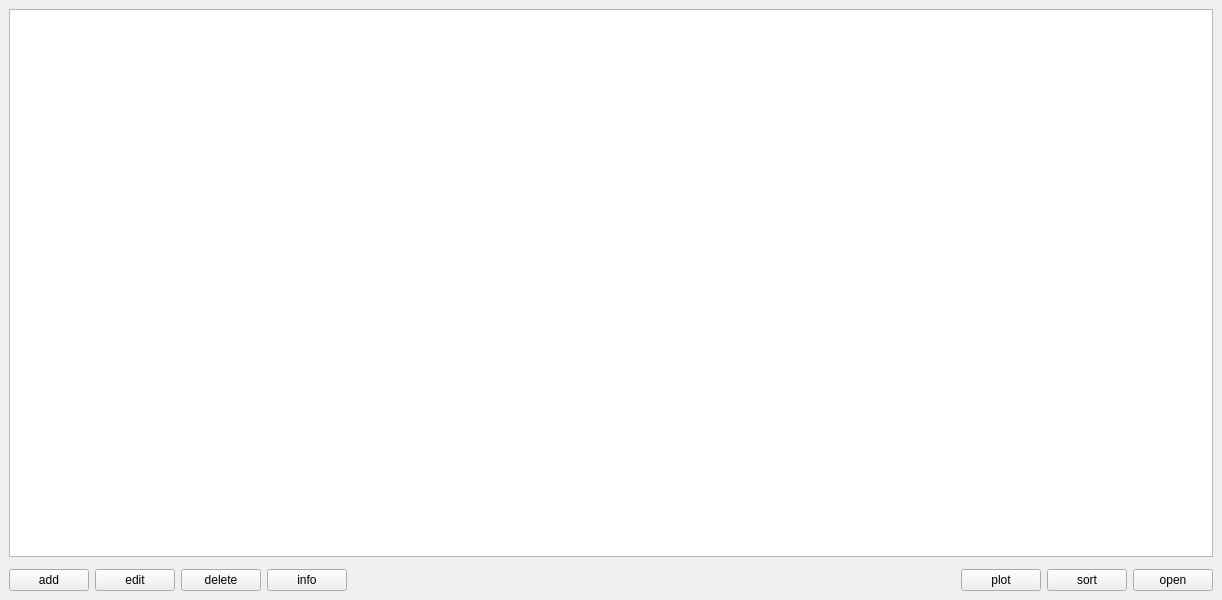
<?xml version="1.0" encoding="UTF-8"?>
<ui version="4.0">
 <class>MainWindow</class>
 <widget class="QMainWindow" name="MainWindow">
  <property name="geometry">
   <rect>
    <x>0</x>
    <y>0</y>
    <width>1222</width>
    <height>600</height>
   </rect>
  </property>
  <property name="windowTitle">
   <string>Cистема абонентов мобильного оператора </string>
  </property>
  <widget class="QWidget" name="centralwidget">
   <layout class="QVBoxLayout" name="verticalLayout">
    <item>
     <widget class="QListWidget" name="listWidget_user"/>
    </item>
    <item>
     <widget class="QCustomPlot" name="widget_plot" native="true"/>
    </item>
    <item>
     <layout class="QHBoxLayout" name="horizontalLayout">
      <item>
       <widget class="QPushButton" name="pushButton_add">
        <property name="text">
         <string>add</string>
        </property>
        <property name="icon">
         <iconset resource="res.qrc">
          <normaloff>:/icon/user_add.png</normaloff>:/icon/user_add.png</iconset>
        </property>
       </widget>
      </item>
      <item>
       <widget class="QPushButton" name="pushButton_edit">
        <property name="text">
         <string>edit</string>
        </property>
        <property name="icon">
         <iconset resource="res.qrc">
          <normaloff>:/icon/user_edit.png</normaloff>:/icon/user_edit.png</iconset>
        </property>
       </widget>
      </item>
      <item>
       <widget class="QPushButton" name="pushButton_delete">
        <property name="text">
         <string>delete</string>
        </property>
        <property name="icon">
         <iconset resource="res.qrc">
          <normaloff>:/icon/user_delete.png</normaloff>:/icon/user_delete.png</iconset>
        </property>
       </widget>
      </item>
      <item>
       <widget class="QPushButton" name="pushButton_info">
        <property name="text">
         <string>info</string>
        </property>
        <property name="icon">
         <iconset resource="res.qrc">
          <normaloff>:/icon/user_info.png</normaloff>
          <normalon>:/icon/icon/user_info.png</normalon>:/icon/user_info.png</iconset>
        </property>
       </widget>
      </item>
      <item>
       <spacer name="horizontalSpacer">
        <property name="orientation">
         <enum>Qt::Horizontal</enum>
        </property>
        <property name="sizeHint" stdset="0">
         <size>
          <width>40</width>
          <height>20</height>
         </size>
        </property>
       </spacer>
      </item>
      <item>
       <widget class="QPushButton" name="pushButton_plot">
        <property name="text">
         <string>plot</string>
        </property>
        <property name="icon">
         <iconset resource="res.qrc">
          <normaloff>:/icon/plot.png</normaloff>:/icon/plot.png</iconset>
        </property>
       </widget>
      </item>
      <item>
       <widget class="QPushButton" name="pushButton_sort">
        <property name="text">
         <string>sort</string>
        </property>
        <property name="icon">
         <iconset resource="res.qrc">
          <normaloff>:/icon/sort.png</normaloff>
          <normalon>:/icon/icon/sort.png</normalon>:/icon/sort.png</iconset>
        </property>
       </widget>
      </item>
      <item>
       <widget class="QPushButton" name="pushButton_open_file">
        <property name="text">
         <string>open</string>
        </property>
        <property name="icon">
         <iconset resource="res.qrc">
          <normaloff>:/icon/open_file.png</normaloff>
          <normalon>:/icon/icon/open_file.png</normalon>:/icon/open_file.png</iconset>
        </property>
       </widget>
      </item>
     </layout>
    </item>
   </layout>
  </widget>
 </widget>
 <customwidgets>
  <customwidget>
   <class>QCustomPlot</class>
   <extends>QWidget</extends>
   <header>QCustomPlot.h</header>
   <container>1</container>
  </customwidget>
 </customwidgets>
 <resources>
  <include location="res.qrc"/>
 </resources>
 <connections/>
</ui>
